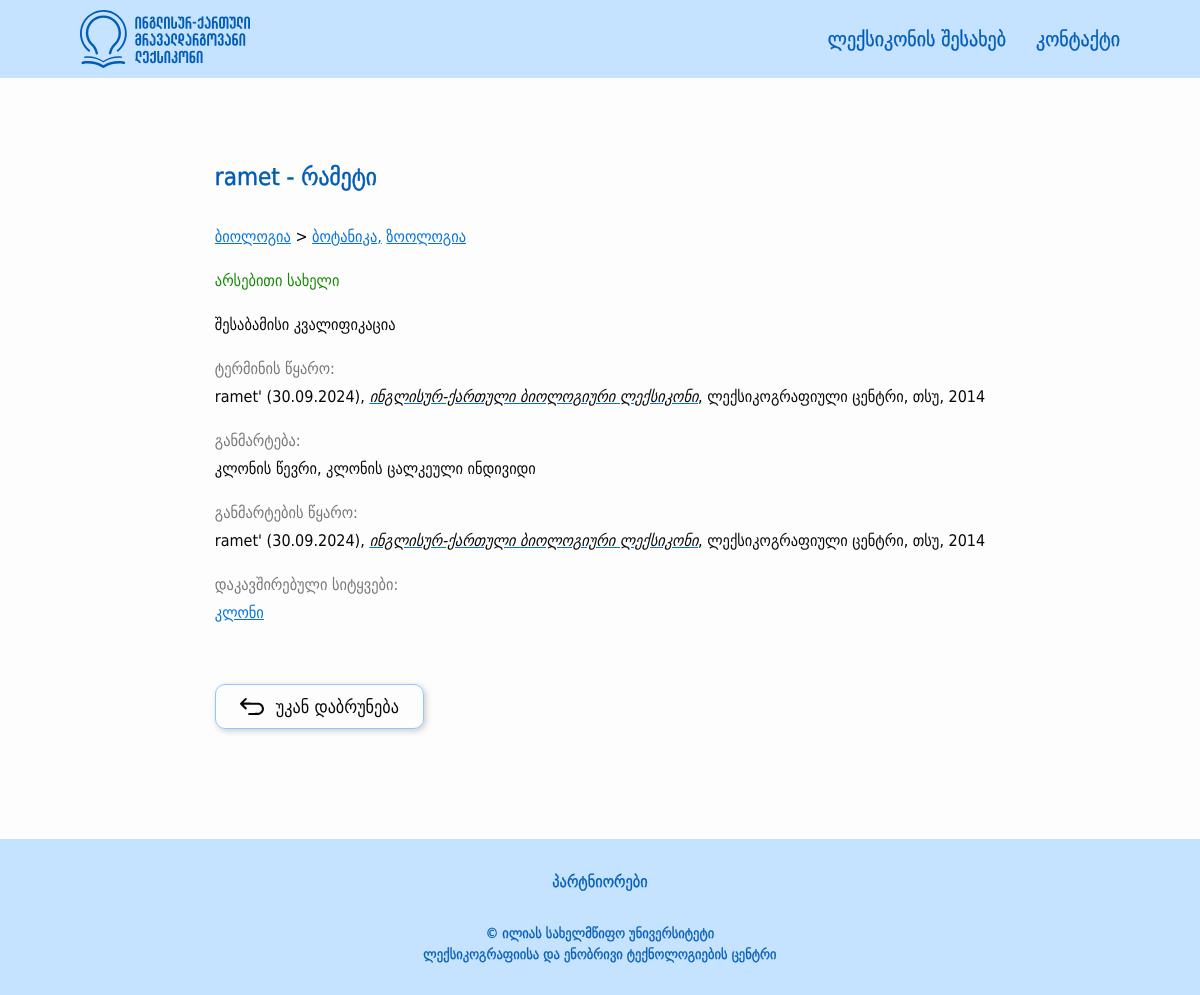
Screenshot of /term_detail/15 with the database file from the repository.
### src/models/terms.py (models this page shows, shortened)
class Term(BaseModel):
    __tablename__ = 'terms'
    id = db.Column(db.Integer, primary_key=True)
    geo_word = db.Column(db.String(100), nullable=False)
    eng_word = db.Column(db.String(100), nullable=False)
    grammar_form = db.Column(db.String(50), nullable=True)
    term_source = db.Column(db.Text, nullable=False)
    definition = db.Column(db.Text, nullable=False)
    definition_source = db.Column(db.Text, nullable=False)
    term_type = db.Column(db.String(50), nullable=True)
    context = db.Column(db.Text, nullable=True)
    context_source = db.Column(db.Text, nullable=True)
    comment = db.Column(db.Text, nullable=True)
    english_synonyms = db.Column(db.Text, nullable=True)
    stylistic_label = db.Column(db.String(50), nullable=True)
    is_active = db.Column(db.Boolean, default=True)
    category = db.relationship("Category", secondary="terms_categories", backref="terms")
    def get_synonyms(self):
        connections = ConnectedTerm.query.filter(ConnectedTerm.is_synonym == True, (ConnectedTerm.term1_id == self.id) | (ConnectedTerm.term2_id == self.id)).all()
        synonym_ids = [connection.term1_id if connection.term1_id != self.id else connection.term2_id for connection in connections]
        synonyms = Term.query.filter(Term.id.in_(synonym_ids)).all()
        return synonyms
    def get_related_terms(self):
        connections = ConnectedTerm.query.filter(ConnectedTerm.is_synonym == False, (ConnectedTerm.term1_id == self.id) | (ConnectedTerm.term2_id == self.id)).all()
        connected_term_ids = [connection.term1_id if connection.term1_id != self.id else connection.term2_id for connection in connections]
        related_terms = Term.query.filter(Term.id.in_(connected_term_ids)).all()
        return related_terms
    def get_category_tree(self):
        category_trees = []
        for category in self.category:
            categories = category.get_parents()
            categories.append(category)
            category_trees.append(categories)
        branched_tree = {}
        for category_tree in category_trees:
            current_dict = branched_tree
            for category in category_tree:
                if category not in current_dict:
                    current_dict[category] = {}
                current_dict = current_dict[category]
        return branched_tree

class Category(BaseModel):
    __tablename__ = "categories"
    id = db.Column(db.Integer, primary_key=True)
    name = db.Column(db.String(50), nullable=False)
    parent_id = db.Column(db.Integer, db.ForeignKey("categories.id"), nullable=True)
    is_active = db.Column(db.Boolean, default=True)
    children = db.relationship('Category', backref=db.backref('parent', remote_side=[id]), order_by="Category.name.asc()")
    def get_parents(self):
        parents = []
        if self.parent:
            parents.extend(self.parent.get_parents())
            parents.append(self.parent)
        return parents

### src/views/main/routes.py (the view)
@main_blueprint.route("/term_detail/<int:term_id>")
def term_detail(term_id):
    items = About.query.all()
    term = Term.query.filter(Term.id == term_id, Term.is_active == True, Term.category.any(Category.is_active == True)).first_or_404()
    return render_template("main/term_detail.html", term=term, items=items)

### src/templates/main/term_detail.html (shortened to what this page needs)
{% extends 'layouts/base.html' %}
{% from "macros.html" import render_subcategories %}
{% block content %}
    <div class="main-outer edge-padding">
        <main class="main-content width-limiter">
            <article class="term-word-container">
                <h1 class="term-word-detail">{{ term.eng_word }} - {{ term.geo_word }}</h1>
                {% set categories = term.get_category_tree() %}
                {% for category in categories.keys() %}
                    <div class="field">
                        <a href="{{ url_for('main.home', categories=category.id) }}," style="display: inline-block;">
                            {{ category.name }}
                        </a>
                        {% for subcategory in categories.values() if subcategory %}
                            > {{ render_subcategories(subcategory) }}
                        {% endfor %}
                    </div>
                {% endfor %}
                <div class="term-word-type abbr-support">{{ term.grammar_form }}</div>
                <div class="term-qualifications">შესაბამისი კვალიფიკაცია</div>
                {% if term.term_source %}
                    <section class="term-source">
                        <h2>ტერმინის წყარო:</h2>
                        <p class="abbr-support"> {{ term.term_source|safe }} </p>
                    </section>
                {% endif %}
                <section class="term-definition">
                    <h2>განმარტება:</h2>
                    <p class="abbr-support"> {{ term.definition }} </p>
                </section>
                {% if term.definition_source %}
                    <section class="term-definition-source">
                        <h2>განმარტების წყარო:</h2>
                        <p class="abbr-support"> {{ term.definition_source|safe }} </p>
                    </section>
                {% endif %}
                {% set synonyms = term.get_synonyms() %}
                {% set related_terms = term.get_related_terms() %}
                {% if related_terms %}
                    <section class="term-related">
                        <h2>დაკავშირებული სიტყვები:</h2>
                        <ul>
                            {% for related_term in related_terms %}
                                <li>
                                    <a href="{{ url_for('main.term_detail', term_id=related_term.id) }}">{{ related_term.geo_word }}</a>
                                </li>
                            {% endfor %}
                        </ul>
                    </section>
                {% endif %}
                <a class="go-back-button-container" href="{{ url_for('main.home') }}">
                    <button type="button" class="go-back-button">
                        <img src="{{ url_for('static', filename='images/' + 'go-back.svg') }}" alt="Go back"/>
                    </button>
                    <span>უკან დაბრუნება</span>
                </a>
            </article>
        </main>
    </div>
{% endblock %}

### src/templates/macros.html (shortened to what this page needs)
{% macro is_active(page) %}
    {% if request.endpoint.endswith(page) %}
        active-nav-link
    {% else %}
        nav-link
    {% endif %}
{% endmacro %}
{% macro render_subcategories(subcategories) %}
    {% for subcategory in subcategories.keys() %}
        <a href="{{ url_for('main.home', categories=subcategory.id) }}," style="display: inline-block;">
            {{ subcategory.name }}
            {%- if not loop.last -%}
                ,
            {%- endif -%}
        </a>
    {% endfor %}
{% endmacro %}

### src/static/styles/global.css (style rules this page uses)
:root { --color-light-blue: 197, 226, 255; --color-light-blue-2: 143, 199, 255; --color-blue: 6, 114, 221; --color-blue-1: 81, 168, 255; --color-blue-2: 0, 92, 184; --color-white: 253, 253, 253; --color-black: 7, 7, 7; --color-gray: 119, 119, 119; --color-gray-2: 237, 237, 237; --color-green: 19, 137, 0; --color-red: 229, 0, 0; }
*, *::before, *::after { box-sizing: border-box; }
* { margin: 0; }
body { line-height: 1.5; -webkit-font-smoothing: antialiased; }
img, picture, video, canvas, svg { display: block; max-width: 100%; }
input, button, textarea, select { font: inherit; }
p, h1, h2, h3, h4, h5, h6 { overflow-wrap: break-word; }
* { color: rgb(var(--color-black)); font-family: 'DejaVu Sans Condensed', sans-serif; }
body { display: flex; min-height: 100vh; flex-direction: column; background-color: rgb(var(--color-white)); }
ul { list-style: none; padding: 0; margin: 0; }
button { all: unset; cursor: pointer; box-sizing: border-box; }

### src/static/styles/shared.css (style rules this page uses)
.edge-padding { padding: 10px 20px; }
.width-limiter { max-width: 1300px; margin: 0 auto; }
.main-outer { padding-top: 60px; padding-bottom: 100px; flex: 1; }
@media screen and (min-width: 768px) { .edge-padding { padding: 10px 80px; } }
@media screen and (min-width: 768px) { .main-outer { padding: 80px; padding-bottom: 110px; } }

### src/static/styles/other.css (style rules this page uses)
.main-outer { display: flex; }
main { display: flex; flex: 1; }

### src/static/styles/main.css (style rules this page uses)
.main-content { display: flex; gap: 24px; justify-content: center; }
.term-card .field, a { font-size: 14px; color: rgb(var(--color-blue)); }
@media screen and (min-width: 768px) { .main-content { gap: 30px; } }
@media screen and (min-width: 768px) { .term-card .field, a { font-size: 16px; } }

### src/static/styles/word.css (style rules this page uses)
.term-word-container { display: flex; flex-direction: column; }
.term-word-container > *:not(h1):not(.go-back-button-container) { margin-bottom: 20px; }
.term-word-container .term-word-detail { -webkit-text-stroke: 0.5px rgb(var(--color-blue-2)); font-size: 20px; font-weight: 400; color: rgb(var(--color-blue-2)); margin-bottom: 30px; }
.term-word-container .term-word-type { font-size: 16px; color: rgb(var(--color-green)); }
.term-word-container .term-qualifications { font-size: 16px; color: rgb(var(--color-black)); }
.term-word-container section h2 { font-size: 16px; color: rgb(var(--color-gray)); margin-bottom: 4px; font-weight: 400; }
.term-word-container section p { color: rgb(var(--color-black)); }
.term-word-container section p a { color: rgb(var(--color-blue)); }
.term-word-container section ul { display: flex; gap: 6px; list-style-type: none; }
.term-word-container section ul li a { font-size: 16px; color: rgb(var(--color-blue)); }
.term-word-container .go-back-button-container { width: fit-content; height: 45px; display: flex; justify-content: center; margin-top: 30px; padding: 8px 24px; gap: 12px; border-radius: 10px; box-shadow: 2px 2px 6px rgba(0, 0, 0, 0.2); border: 1px solid rgb(var(--color-light-blue-2)); cursor: pointer; text-decoration: none; transition: background-color 150ms, border 150ms; }
.go-back-button-container img { transition: filter 150ms; }
.go-back-button-container span { transition: color 150ms; }
.go-back-button-container .go-back-button { font-size: 18px; border: none; outline: none; }
.go-back-button-container span { font-size: 16px; }
@media screen and (min-width: 768px) { .go-back-button-container span { font-size: 18px; } }
@media screen and (min-width: 768px) { .term-word-container .term-word-detail { font-size: 24px; } }
@media screen and (min-width: 768px) { .term-word-container .go-back-button-container { margin-top: 40px; } }

### rows the page displays
Term: eng_word "ramet", geo_word "რამეტი", grammar_form "არსებითი სახელი", term_source "ramet' (30.09.2024), ინგლისურ-ქართული ბიოლოგიური ლექსიკონი , ლექსიკოგრაფიული ცენტრი, თსუ, 2014", definition "კლონის წევრი, კლონის ცალკეული ინდივიდი", definition_source "ramet' (30.09.2024), ინგლისურ-ქართული ბიოლოგიური ლექსიკონი , ლექსიკოგრაფიული ცენტრი, თსუ, 2014"
Category: name "ბიოლოგია"
Category: name "ბოტანიკა"
Category: name "ზოოლოგია"
Term: geo_word "კლონი"
